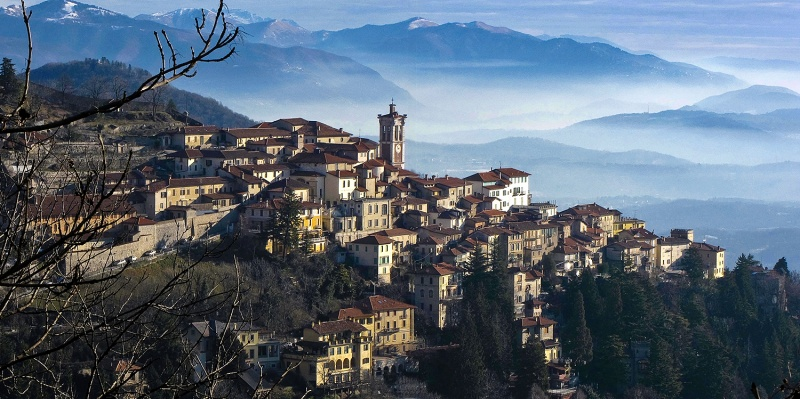
#> input picture images/varese.jpg, 800 x 399 px
$ python sift2.py
#> lines starting #> are read from the running program, lines starting #| are printed output that depends on the picture; after the words box and inside, x2 and y2 are one past the last pixel; in counts of white or black regions, pixels touching at a corner belong together
# cv2.SIFT = Difference of Gaussian feature detection + SIFT description
import cv2

img = cv2.imread('../images/varese.jpg')
#> img is the input picture: shape (399, 800, 3); mean B, G, R 117.7, 103.6, 90.3
gray = cv2.cvtColor(img, cv2.COLOR_BGR2GRAY)
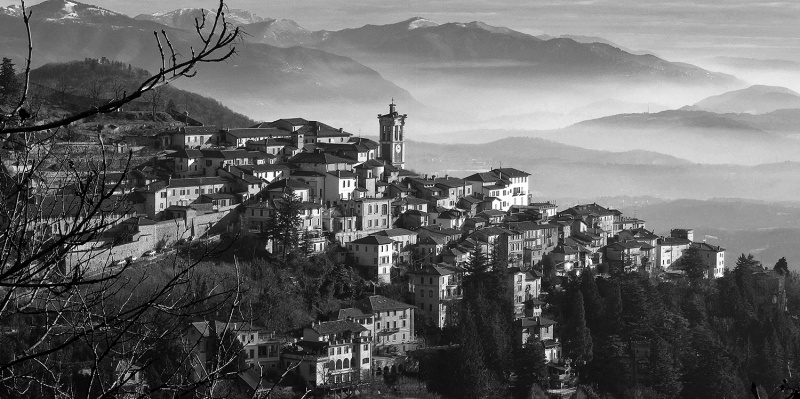
#> gray: shape (399, 800); min 0, max 255, mean 101.2

sift = cv2.xfeatures2d.SIFT_create() # create a sift object and use the grayscale as input
keypoints, descriptors = sift.detectAndCompute(gray, None)
#> keypoints = 2060 keypoints; strongest (x, y, size): (261, 138, 1.9), (190, 162, 3.8), (578, 273, 2.5), (321, 339, 2.6)

cv2.drawKeypoints(img, keypoints, img, (51, 163, 236),
                  cv2.DRAW_MATCHES_FLAGS_DRAW_RICH_KEYPOINTS # draw a visualisation of the scale and orientation of each keypoint
                  )
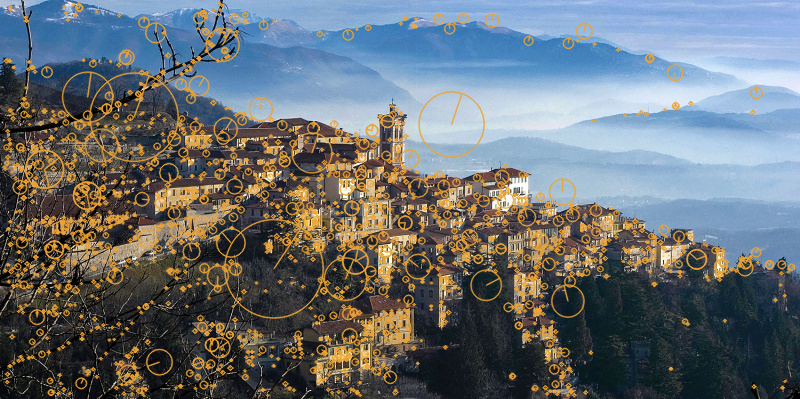
#> img: shape (399, 800, 3); 18.28% of pixels changed, all inside (x1, y1, x2, y2) = (1, 1, 796, 398)

cv2.imshow('sift_keypoints', img)
cv2.waitKey()

$ run again, with images/irish_passport.jpg copied over images/varese.jpg
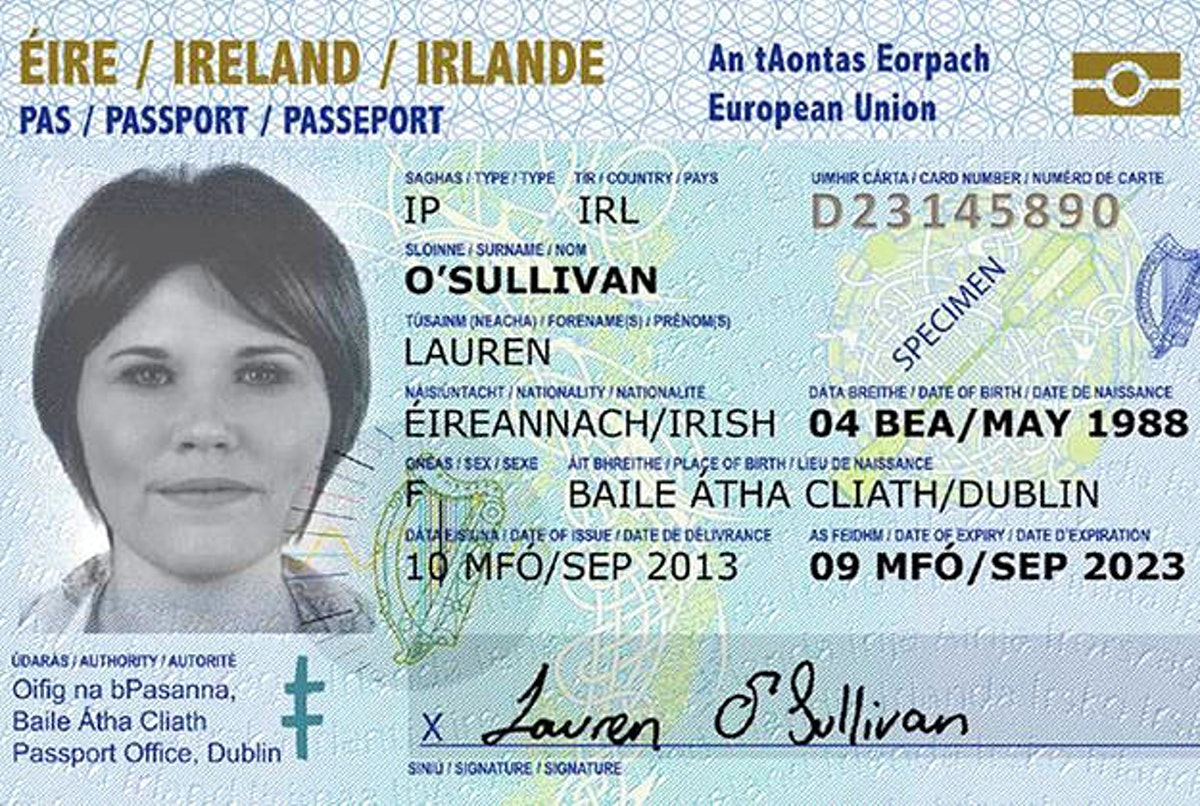
#> input picture images/irish_passport.jpg, 1200 x 806 px
#> img is the input picture: shape (806, 1200, 3); mean B, G, R 198.6, 195.2, 179.4
#> `gray = cv2.cvtColor(img, cv2.COLOR_BGR2GRAY)`:
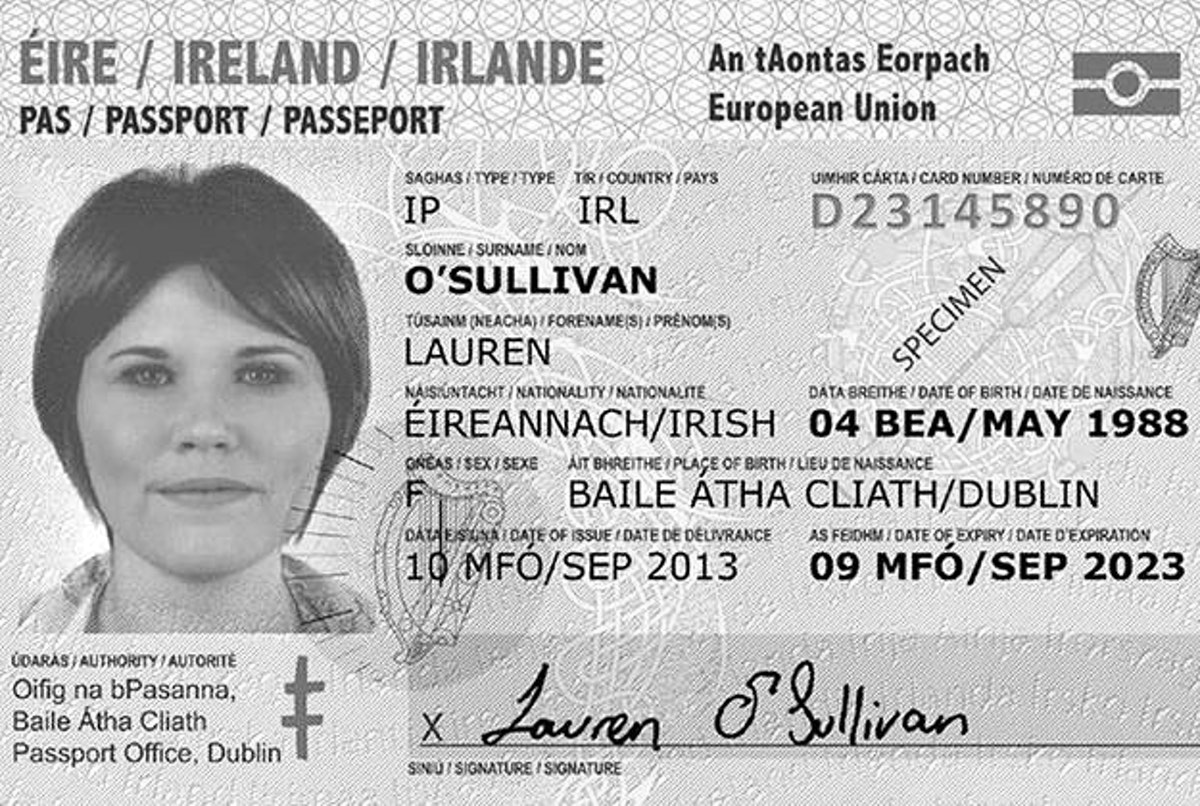
#> gray: shape (806, 1200); min 0, max 255, mean 190.8
#> keypoints = 24039 keypoints; strongest (x, y, size): (1056, 561, 4.9), (1149, 428, 4.7), (886, 417, 4.3), (1176, 428, 4.7)
#> `cv2.drawKeypoints(img, keypoints, img, (51, 163, 236), cv2.DRAW_MATCHE..`:
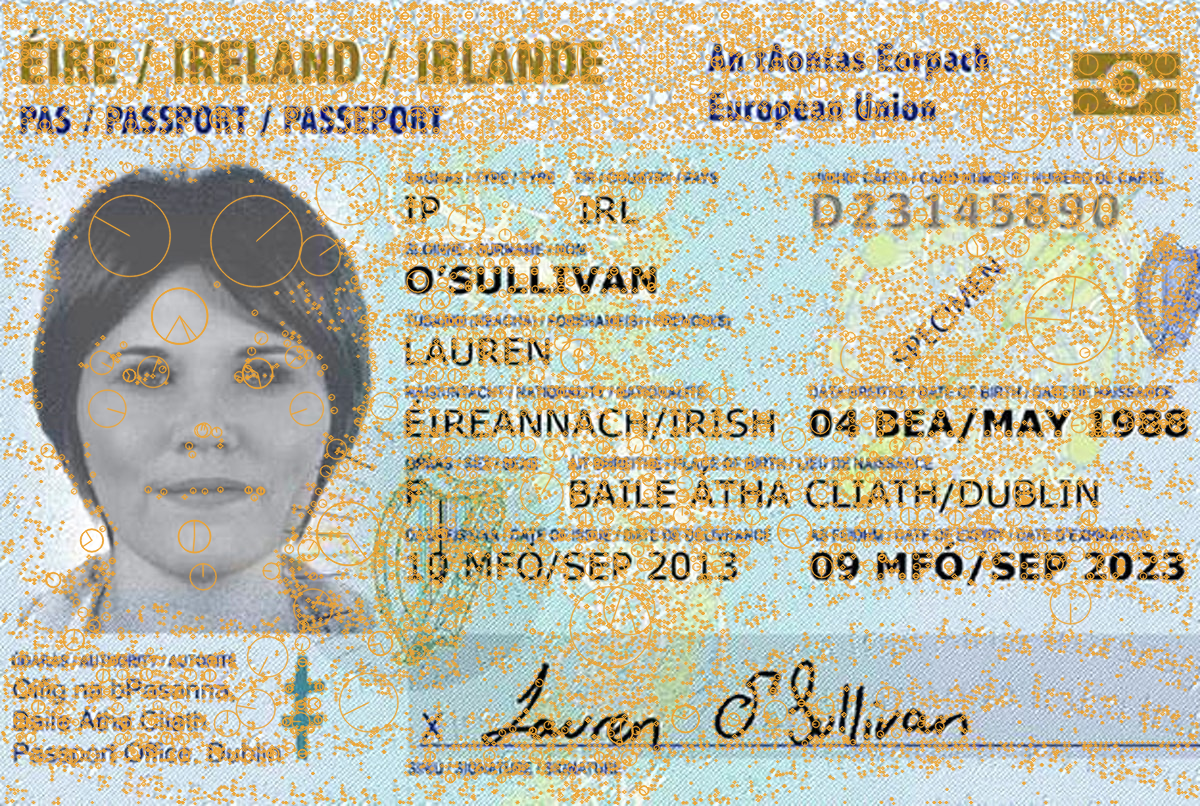
#> img: shape (806, 1200, 3); mean B, G, R 165.2, 188, 192.1
